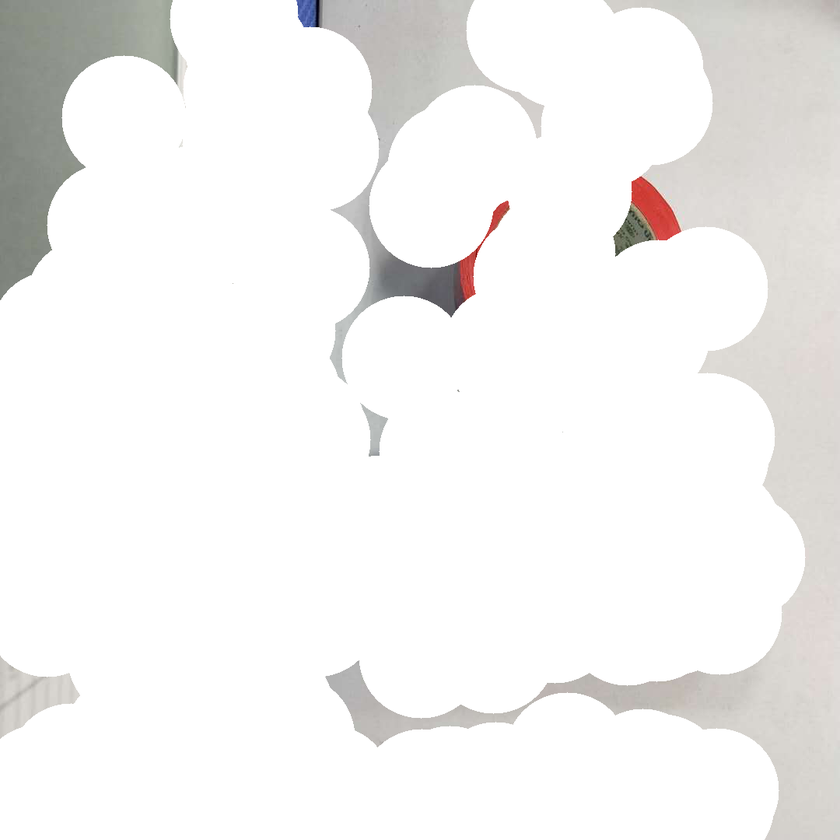
#> input picture mask.png, 840 x 840 px, shrunk from 1080 x 1080 before the run, found by its file name
$ python '图像批量分割.py'   (older library calls are emulated)
#> lines starting #> are read from the running program, lines starting #| are printed output that depends on the picture; after the words box and inside, x2 and y2 are one past the last pixel; in counts of white or black regions, pixels touching at a corner belong together
# -*- coding: utf-8 -*-
"""
Created on Thu May  3 11:16:47 2018

@author: Windows
"""
import cv2
import numpy as np


def get_image(path):
    #获取图片
    img=cv2.imread(path)
    gray=cv2.cvtColor(img,cv2.COLOR_BGR2GRAY)

    return img, gray

def Gaussian_Blur(gray):
    # 高斯去噪
    blurred = cv2.GaussianBlur(gray, (9, 9),0)

    return blurred

def Sobel_gradient(blurred):
    # 索比尔算子来计算x、y方向梯度
    gradX = cv2.Sobel(blurred, ddepth=cv2.CV_32F, dx=1, dy=0)
    gradY = cv2.Sobel(blurred, ddepth=cv2.CV_32F, dx=0, dy=1)

    gradient = cv2.subtract(gradX, gradY)
    gradient = cv2.convertScaleAbs(gradient)

    return gradX, gradY, gradient

def Thresh_and_blur(gradient):

    blurred = cv2.GaussianBlur(gradient, (9, 9),0)
    (_, thresh) = cv2.threshold(blurred, 150, 255, cv2.THRESH_BINARY)

    return thresh

def image_morphology(thresh):
    # 建立一个椭圆核函数
    kernel = cv2.getStructuringElement(cv2.MORPH_ELLIPSE, (25, 25))
    # 执行图像形态学, 细节直接查文档，很简单
    closed = cv2.morphologyEx(thresh, cv2.MORPH_CLOSE, kernel)
    closed = cv2.erode(closed, None, iterations=4)
    closed = cv2.dilate(closed, None, iterations=4)

    return closed

def findcnts_and_box_point(closed):
    # 这里opencv3返回的是三个参数
    (_, cnts, _) = cv2.findContours(closed.copy(),
        cv2.RETR_LIST,
        cv2.CHAIN_APPROX_SIMPLE)
    c = sorted(cnts, key=cv2.contourArea, reverse=True)[0]
    # compute the rotated bounding box of the largest contour
    print (c)
    rect = cv2.minAreaRect(c)
    print (rect)
    box = np.int32(cv2.boxPoints(rect))
    print (box)

    return box

def drawcnts_and_cut(original_img, box):
    # 因为这个函数有极强的破坏性，所有需要在img.copy()上画
    # draw a bounding box arounded the detected barcode and display the image
    draw_img = cv2.drawContours(original_img.copy(), [box], -1, (0, 0, 255), 3)

    Xs = [i[0] for i in box]
    Ys = [i[1] for i in box]
    x1 = min(Xs)
    x2 = max(Xs)
    y1 = min(Ys)
    y2 = max(Ys)
    hight = y2 - y1
    width = x2 - x1
    crop_img = original_img[y1:y1+hight, x1:x1+width]

    return draw_img, crop_img

def walk():

    img_path = r'D:\code\python\mask.png'
    save_path = r'D:\code\python\003-a1.jpg'
    original_img, gray = get_image(img_path)
#> in get_image, img is the input picture: shape (840, 840, 3); mean B, G, R 241.1, 242, 242.8
    blurred = Gaussian_Blur(gray)
    gradX, gradY, gradient = Sobel_gradient(blurred)
#> in Sobel_gradient, `gradX = cv2.Sobel(blurred, ddepth=cv2.CV_32F, dx=1, dy=0)`:
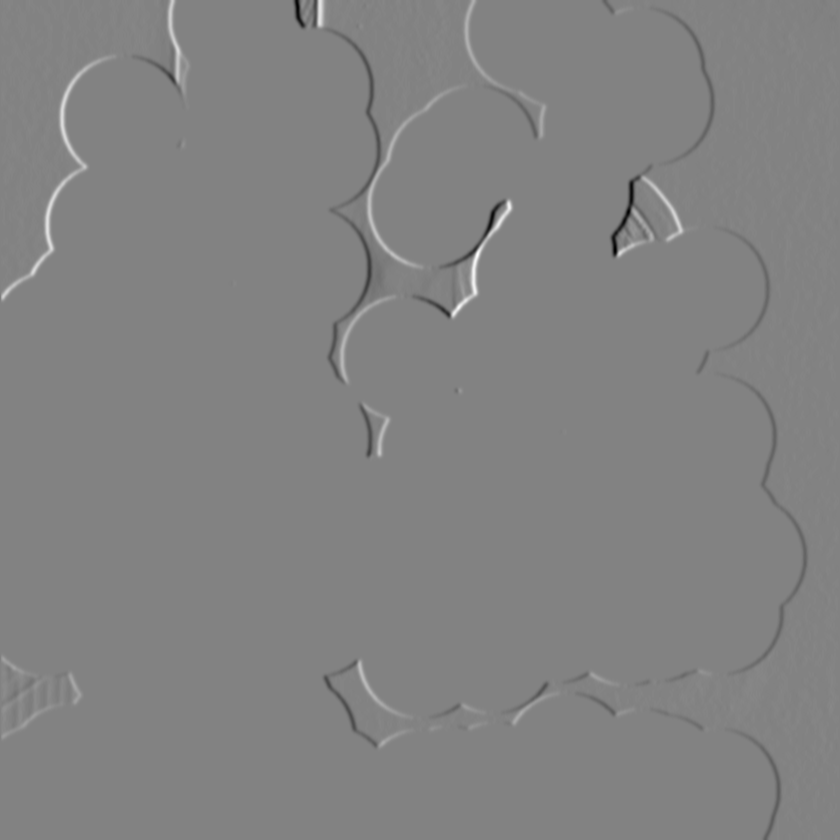
#> gradX: shape (840, 840) float32; min -291, max 276, mean 0.1; drawn with min black and max white
#> in Sobel_gradient, `gradY = cv2.Sobel(blurred, ddepth=cv2.CV_32F, dx=0, dy=1)`:
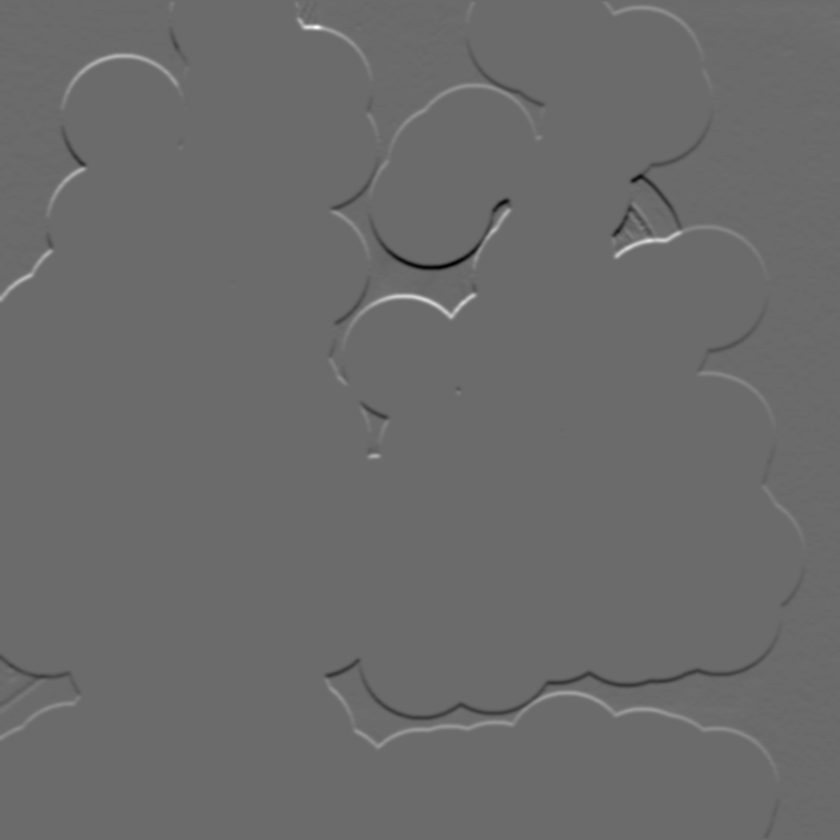
#> gradY: shape (840, 840) float32; min -265, max 366, mean 0.5; drawn with min black and max white
    thresh = Thresh_and_blur(gradient)
#> in Thresh_and_blur, `(_, thresh) = cv2.threshold(blurred, 150, 255, cv2.THRESH_BINARY)`:
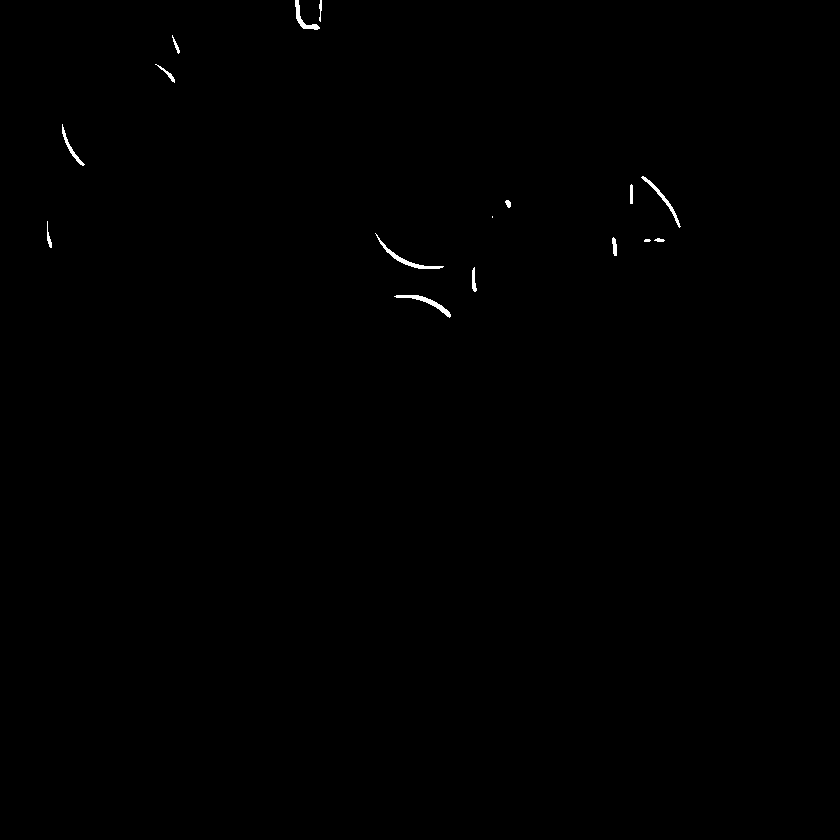
#> thresh: shape (840, 840); 0.23% white; 16 white regions (2 under 20 px), largest, box (x1, y1, x2, y2) and area: (375, 233, 444, 269) 274, (394, 295, 451, 318) 258, (641, 176, 681, 228) 214
    closed = image_morphology(thresh)
#> in image_morphology, `closed = cv2.morphologyEx(thresh, cv2.MORPH_CLOSE, kernel)`: closed: shape (840, 840); 0.32% white; 13 white regions (1 under 20 px), largest, box (x1, y1, x2, y2) and area: (295, 0, 322, 30) 705, (630, 176, 681, 228) 390, (375, 233, 444, 269) 277
#> in image_morphology, `closed = cv2.erode(closed, None, iterations=4)`:
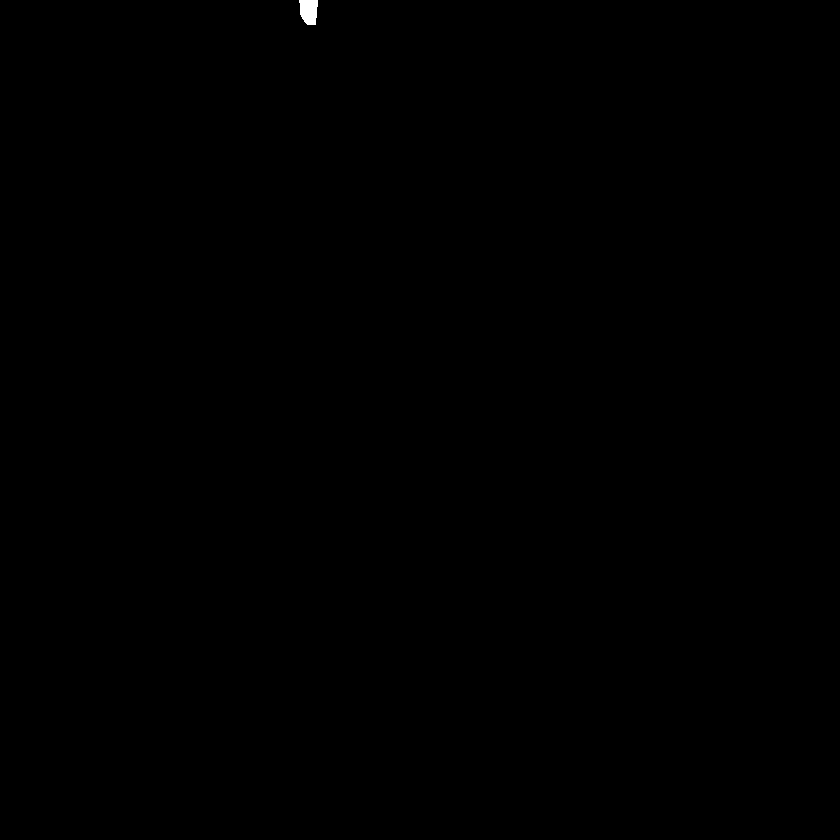
#> closed: shape (840, 840); 0.06% white; 1 white region, box (x1, y1, x2, y2) and area: (299, 0, 318, 25) 393
#> in image_morphology, `closed = cv2.dilate(closed, None, iterations=4)`: closed: shape (840, 840); 0.1% white; 1 white region
    box = findcnts_and_box_point(closed)
#> in findcnts_and_box_point, `(_, cnts, _) = cv2.findContours(closed.copy(), cv2.RETR_LIST, cv2.CHAI..`: cnts = 1 contour; box (x1, y1, x2, y2) and area: (295, 0, 322, 29) 651
#> in findcnts_and_box_point, `c = sorted(cnts, key=cv2.contourArea, reverse=True)[0]`: c = contour of 17 points, box (x1, y1, x2, y2) (295, 0, 322, 29), area 651
#> (printed output is left out)
#> in findcnts_and_box_point, `rect = cv2.minAreaRect(c)`: rect = ((308, 14), (28, 26), -90)
#| ((308.0, 14.0), (28.0, 26.0), -90.0)
#> in findcnts_and_box_point, `box = np.int32(cv2.boxPoints(rect))`: box = [[321, 28], [295, 28], [295, 0], [321, 0]]
#| [[321  28]
#|  [295  28]
#|  [295   0]
#|  [321   0]]
#> box = [[321, 28], [295, 28], [295, 0], [321, 0]]
    draw_img, crop_img = drawcnts_and_cut(original_img,box)
#> in drawcnts_and_cut, `Xs = [i[0] for i in box]`: Xs = [321, 295, 295, 321]
#> in drawcnts_and_cut, `Ys = [i[1] for i in box]`: Ys = [28, 28, 0, 0]
#> in drawcnts_and_cut, `x1 = min(Xs)`: x1 = 295
#> in drawcnts_and_cut, `x2 = max(Xs)`: x2 = 321
#> in drawcnts_and_cut, `y1 = min(Ys)`: y1 = 0
#> in drawcnts_and_cut, `y2 = max(Ys)`: y2 = 28
#> in drawcnts_and_cut, `width = x2 - x1`: width = 26
#> in drawcnts_and_cut, `crop_img = original_img[y1:y1+hight, x1:x1+width]`:
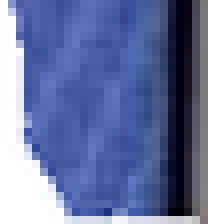
#> crop_img: shape (28, 26, 3) (shown 8 times larger); mean B, G, R 158.9, 113, 99.8

    # 暴力一点，把它们都显示出来看看

    cv2.imshow('original_img', original_img)
    cv2.imshow('blurred', blurred)
    cv2.imshow('gradX', gradX)
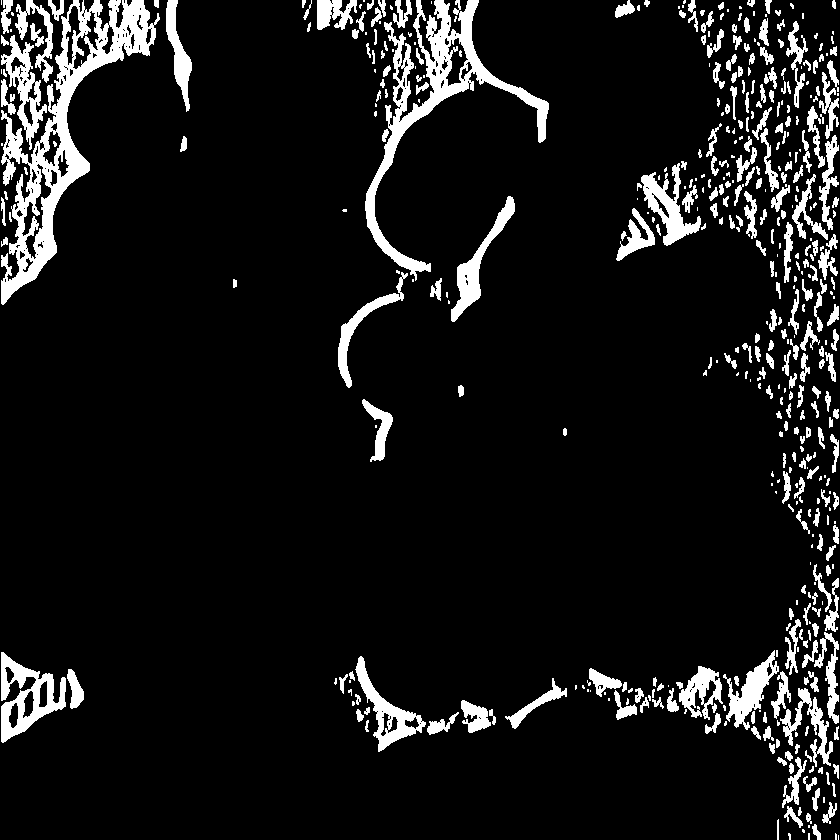
#> window 'gradX': shape (840, 840); 9.1% white; 474 white regions (170 under 20 px), largest, box (x1, y1, x2, y2) and area: (1, 0, 160, 305) 11007, (365, 0, 549, 281) 7876, (1, 652, 66, 743) 2519
    cv2.imshow('gradY', gradY)
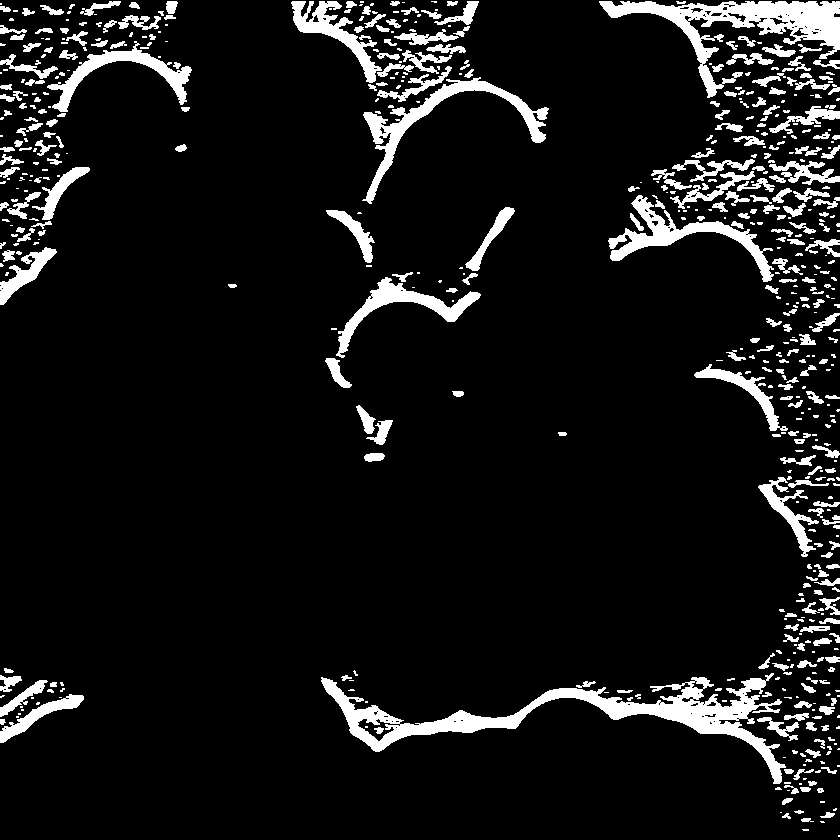
#> window 'gradY': shape (840, 840); 8.9% white; 596 white regions (296 under 20 px), largest, box (x1, y1, x2, y2) and area: (321, 673, 786, 784) 9558, (599, 1, 840, 98) 6334, (362, 77, 549, 204) 3464
    cv2.imshow('final', gradient)
    cv2.imshow('thresh', thresh)
    cv2.imshow('closed', closed)
    cv2.imshow('draw_img', draw_img)
    cv2.imshow('crop_img', crop_img)
    cv2.waitKey(20171219)
    cv2.imwrite(save_path, crop_img)

walk()
